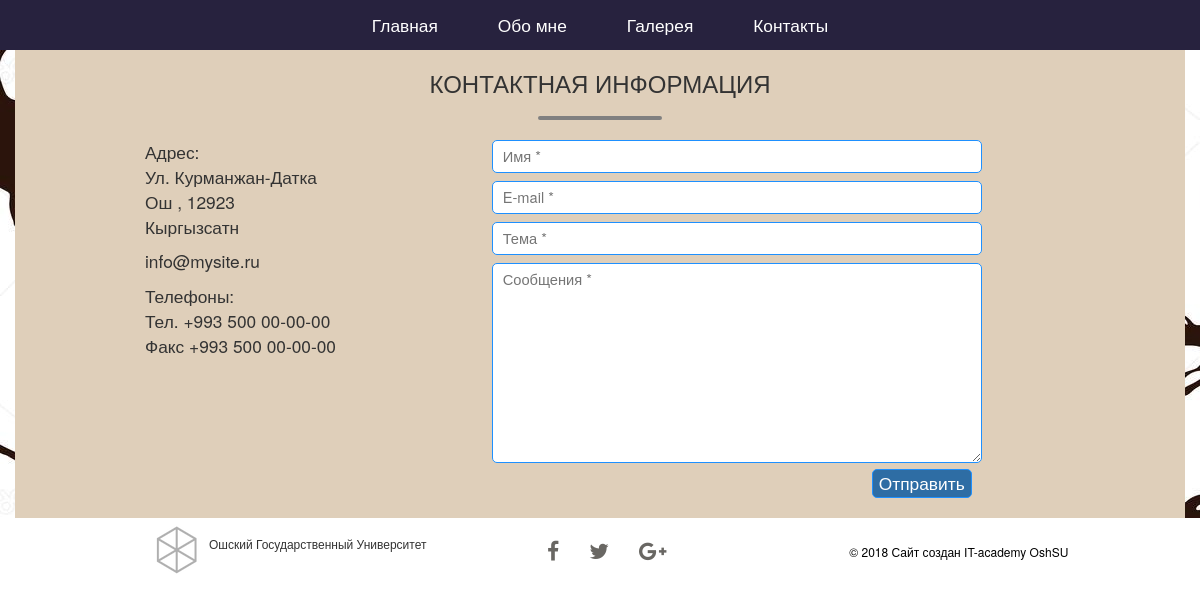
The page /contact.php on the database its author committed.
### tables this page shows
CREATE TABLE IF NOT EXISTS `menu` (
  `id` int(11) NOT NULL AUTO_INCREMENT,
  `name` varchar(250) NOT NULL,
  `url` varchar(250) NOT NULL,
  PRIMARY KEY (`id`)
);

### contact.php (the view, shortened to what this page needs)
<?php
$connection = mysqli_connect("localhost", "root", "", "project");
mysqli_set_charset($connection,'utf8');
?>
<!DOCTYPE html>
<html>
<head>
	<link href="assets/css/bootstrap.css" rel="stylesheet">
    <link rel="stylesheet" type="text/css" href="assets/css/font-awesome.min.css">
    <link rel="stylesheet" type="text/css" href="assets/css/style.css"><script type="text/javascript" src="assets/js/jquery-1.11.0.min.js"></script>
</head>
<body>
<div class="navbar-default">
     <div class="container">
     	<ul class="nav navbar-nav">
     	<?php
 $result = mysqli_query($connection, "SELECT * FROM menu");
	while ($row = mysqli_fetch_row($result))
{
  	echo '<li><a href="'.$row[2].'">'.$row[1].'</a></li> ';
 }
?>
     	</ul>
     </div>
</div>
<div style=" background-attachment: fixed; background-image: url(assets/images/02.jpg);" >
	<div class="container contl">
		<h3 class="text-center">КОНТАКТНАЯ ИНФОРМАЦИЯ</h3>
		<hr><div class="cont">
		<div class="col-md-4">
<p>Адрес:
<br>
Ул. Курманжан-Датка
<br>
Ош , 12923
<br>
Кыргызсатн</p>
<p>info@mysite.ru</p>
<p>Телефоны:
<br>
Тел. +993 500 00-00-00
<br>
Факс +993 500 00-00-00
 </p>
		</div>
		<div class="col-md-6">
			<form action="insert.php" method="POST">
				<input type="text" placeholder="Имя *"  class="messege" name="name">
				<input type="email"  placeholder="E-mail *" class="messege"  name="email">
				<input type="text" placeholder="Тема *"  class="messege"  name="tema">
				<textarea name="sms" placeholder="Сообщения *"></textarea>
				<input type="submit" value="Отправить" class="sub"  onclick="send()">
		 	</form>
		</div>
		</div>
	</div>
</div>
<div class="container">
	<div class="cont" >
		<div class="col-md-4">
			<img src="assets/images/03.png" class="imgicon">
			<p class="text6">Ошский Государственный Университет</p>
		</div>
		<div class="col-md-3 social-icons">
			<ul class="nav">
								<li><a href="#"><i class="fa fa-facebook"></i></a></li>
								<li><a href="#"><i class="fa fa-twitter"></i></a></li>
								<li><a href="#"><i class="fa fa-google-plus"></i></a></li>
							</ul>
		</div>
		<div class="col-md-4">
			<p class="text7"><a href="#">© 2018 Сайт создан IT-academy OshSU</a></p>
		</div>
	</div>
</div>
</body>
</html>

### assets/css/style.css (style rules this page uses)
body { font-size: 13pt; }
.navbar-default { background-color: #27223e; }
.navbar-default .navbar-nav > li > a { color: #fff; }
.navbar-default .navbar-nav > li { padding-left: 15px; padding-right: 15px; }
@media (min-width: 768px) { .navbar-nav { float: none; margin: 0 auto; display: table; table-layout: fixed; } }
.contl { background-color: #dfcfba; }
.cont { padding-left: 100px; }
hr { border:2px solid grey; width: 120px; border-radius: 2px; }
.imgicon { float: left; }
.text6 { font-size: 9pt; padding-top: 17px; }
.text7 { font-size: 9pt; padding-top: 25px; text-align: right; }
.text7 > a { color: black }
.social-icons ul li a { border: 0 none; border-radius: 0; color: #696763; padding:0px; }
.nav { float: none; margin: 0 auto; display: table; table-layout: fixed; }
.social-icons ul li { display:inline-block; }
.social-icons ul { padding-top: 12px; }
.social-icons ul li a i { padding: 11px 15px; transition: all 0.9s ease 0s; -moz-transition: all 0.9s ease 0s; -webkit-transition: all 0.9s ease 0s; -o-transition: all 0.9s ease 0s; font-size: 16pt; }
.messege { width: 100%; margin-bottom:8px; padding:5px 10px; font-size: 11pt; border-radius: 5px; border:1px solid dodgerblue; }
textarea { width: 100%; height: 200px; font-size: 11pt; padding: 5px 10px; border:1px solid dodgerblue; border-radius: 5px; }
.sub { background-color: #2e6da4; color:#fff; float: right; margin-right: 10px; margin-bottom: 20px; border:1px solid dodgerblue; border-radius: 5px; }

### rows shown on the page
menu: name "Главная"
menu: name "Обо мне"
menu: name "Галерея"
menu: name "Контакты"
